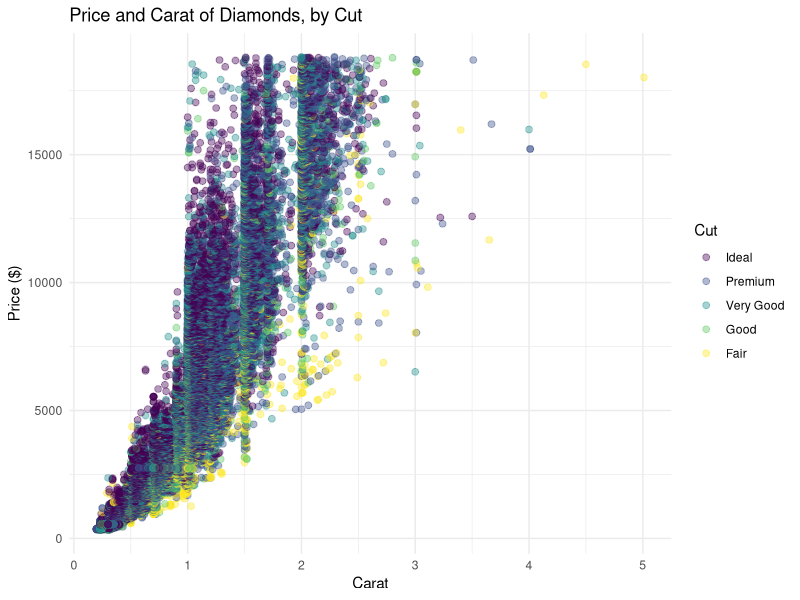

The R source for this figure:
# 1. Load the core data visualization library
library(tidyverse)
library(ggplot2)

# 2. Generate a scatter plot with a smooth trend line using the built-in 'mpg' dataset
 p<- ggplot(data = diamonds, aes(x = carat, y = price)) +
  geom_point(aes(colour = fct_rev(cut)), size = 2, alpha = 0.4)+
  labs(
    title = "Price and Carat of Diamonds, by Cut",
    x = "Carat",
    y = "Price ($)",
    color = "Cut"
  ) +
  theme_minimal()

ggsave(
  filename = "10272026ICA17",
  plot = p,
  width = 8,
  height = 6,
  dpi = 300
)
